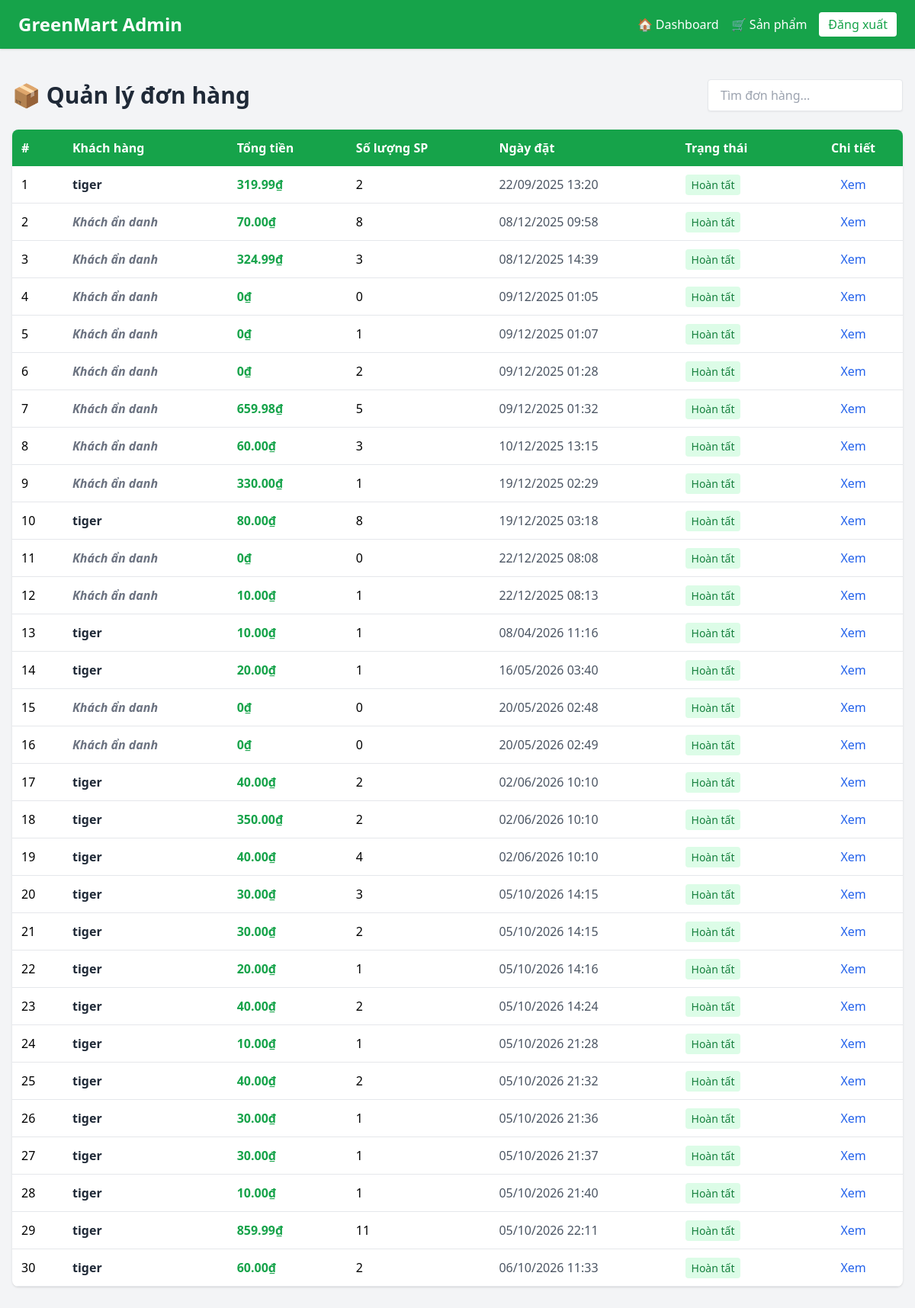
Page /admin_panel/orders/ on the committed database.
### app/models.py (models this page shows, shortened)
class Order(models.Model):
    customer = models.ForeignKey(User, max_length=100, on_delete=models.SET_NULL, null=True, blank=True)
    date_order = models.DateTimeField(max_length=100,auto_now_add=True)
    complete =  models.BooleanField(default=False,null=True,blank=False)
    transaction_id = models.CharField(max_length=100, blank=True, null=True)
    promotion = models.ForeignKey(
        'Promotion', on_delete=models.SET_NULL, null=True, blank=True, related_name='orders'
    )
    @property
    def get_cart_items(self):
        orderitems = self.orderitem_set.all()
        total = sum([item.quantity for item in orderitems])
        return total
    @property
    def get_cart_total(self):
        orderitems = self.orderitem_set.all()
        total = sum(item.get_total for item in orderitems)
        return total

class OrderItem(models.Model):
    product = models.ForeignKey(Product, on_delete=models.SET_NULL, null=True, blank=True)
    order = models.ForeignKey(Order, on_delete=models.SET_NULL, null=True, blank=True)
    quantity = models.IntegerField(default=0, null=True, blank=True)
    date_added = models.DateTimeField(max_length=100,auto_now_add=True)
    @property
    def get_total(self):
        if not self.product:
            return Decimal('0')
        return self.product.price * self.quantity

class Product(models.Model):
    UNIT_CHOICES = [
        ("kg", "Kilogram"),
        ("gr", "Gram"),
        ("bó", "Bó"),
        ("túi", "Túi"),
        ("quả", "Quả"),
    ]
    STATUS_CHOICES = [
        ("available", "Còn hàng"),
        ("out_of_stock", "Hết hàng"),
        ("hidden", "Ẩn"),
    ]
    name = models.CharField(max_length=200)
    slug = models.SlugField(max_length=200, unique=True, blank = True)
    category = models.ForeignKey(Category, on_delete=models.CASCADE, related_name="products")
    description = models.TextField(blank=True, null=True)
    price = models.DecimalField(max_digits=10, decimal_places=2)
    unit = models.CharField(max_length=20, choices=UNIT_CHOICES, default="kg")
    stock = models.PositiveIntegerField(default=0)  # số lượng tồn kho
    status = models.CharField(max_length=20, choices=STATUS_CHOICES, default="available")
    origin = models.CharField(max_length=100, choices=Origin.choices, default=Origin.VIETNAM, blank=True, null=True)   # Việt Nam, Úc, Mỹ...
    image = models.ImageField(upload_to="products/", blank=True, null=True)
    is_featured = models.BooleanField(default=False)   # Sản phẩm nổi bật
    created_at = models.DateTimeField(auto_now_add=True)
    updated_at = models.DateTimeField(auto_now=True)
    user = models.ForeignKey(User, on_delete=models.CASCADE, blank= True, null=True)

### adminpanel/views.py (the view)
# urls.py: path('orders/', views.order_list, name='admin_orders'),
def order_list(request):
    orders = Order.objects.filter(complete = True)
    return render(request, 'orders.html', {'orders': orders})

### adminpanel/templates/orders.html (shortened to what this page needs)
<!DOCTYPE html>
<html lang="vi">
<head>
  <script src="https://cdn.tailwindcss.com"></script>
</head>
<body class="bg-gray-100">
  <nav class="bg-green-600 text-white px-6 py-4 flex justify-between items-center shadow">
    <h1 class="text-2xl font-bold">GreenMart Admin</h1>
    <div class="flex items-center gap-4">
      <a href="/admin_panel/" class="hover:underline">🏠 Dashboard</a>
      <a href="/admin_panel/products/" class="hover:underline">🛒 Sản phẩm</a>
      <a href="#" class="bg-white text-green-600 px-3 py-1 rounded font-medium">Đăng xuất</a>
    </div>
  </nav>
  <main class="max-w-7xl mx-auto py-10 px-4">
    <div class="flex justify-between items-center mb-6">
      <h2 class="text-3xl font-bold text-gray-800">📦 Quản lý đơn hàng</h2>
      <input
        type="text"
        id="searchOrder"
        placeholder="Tìm đơn hàng..."
        class="px-4 py-2 border rounded shadow-sm focus:outline-none focus:ring-2 focus:ring-green-500 w-64"
      >
    </div>
    <div class="bg-white rounded-lg shadow overflow-x-auto">
      <table class="w-full border-collapse text-left">
        <thead class="bg-green-600 text-white">
          <tr>
            <th class="p-3">#</th>
            <th class="p-3">Khách hàng</th>
            <th class="p-3">Tổng tiền</th>
            <th class="p-3">Số lượng SP</th>
            <th class="p-3">Ngày đặt</th>
            <th class="p-3">Trạng thái</th>
            <th class="p-3 text-center">Chi tiết</th>
          </tr>
        </thead>
        <tbody id="orderTable">
          {% for order in orders %}
          <tr class="border-b hover:bg-gray-50 transition">
            <td class="p-3">{{ forloop.counter }}</td>
            <td class="p-3 font-semibold text-gray-800">
              {% if order.customer %}
                {{ order.customer.username }}
              {% else %}
                <span class="text-gray-500 italic">Khách ẩn danh</span>
              {% endif %}
            </td>
            <td class="p-3 text-green-600 font-bold">{{ order.get_cart_total }}₫</td>
            <td class="p-3">{{ order.get_cart_items }}</td>
            <td class="p-3 text-gray-600">{{ order.date_order|date:"d/m/Y H:i" }}</td>
            <td class="p-3">
              {% if order.complete %}
                <span class="px-2 py-1 bg-green-100 text-green-700 rounded text-sm">Hoàn tất</span>
              {% else %}
                <span class="px-2 py-1 bg-yellow-100 text-yellow-700 rounded text-sm">Đang xử lý</span>
              {% endif %}
            </td>
            <td class="p-3 text-center">
              <button
                onclick="toggleDetails('{{ order.id }}')"
                class="text-blue-600 hover:underline"
              >
                Xem
              </button>
            </td>
          </tr>
          {% empty %}
          <tr>
            <td colspan="7" class="text-center text-gray-500 py-6">Không có đơn hàng nào</td>
          </tr>
          {% endfor %}
        </tbody>
      </table>
    </div>
  </main>
</body>
</html>

### rows in the picture
Order: customer.username "tiger", get_cart_total "319.99", get_cart_items "2", date_order "22/09/2025 13:20", complete "Hoàn tất"
Order: shows "Khách ẩn danh", get_cart_total "70.00", get_cart_items "8", date_order "08/12/2025 09:58", complete "Hoàn tất"
Order: shows "Khách ẩn danh", get_cart_total "324.99", get_cart_items "3", date_order "08/12/2025 14:39", complete "Hoàn tất"
Order: shows "Khách ẩn danh", get_cart_total "0", get_cart_items "0", date_order "09/12/2025 01:05", complete "Hoàn tất"
Order: shows "Khách ẩn danh", get_cart_total "0", get_cart_items "1", date_order "09/12/2025 01:07", complete "Hoàn tất"
Order: shows "Khách ẩn danh", get_cart_total "0", get_cart_items "2", date_order "09/12/2025 01:28", complete "Hoàn tất"
Order: shows "Khách ẩn danh", get_cart_total "659.98", get_cart_items "5", date_order "09/12/2025 01:32", complete "Hoàn tất"
Order: shows "Khách ẩn danh", get_cart_total "60.00", get_cart_items "3", date_order "10/12/2025 13:15", complete "Hoàn tất"
Order: shows "Khách ẩn danh", get_cart_total "330.00", get_cart_items "1", date_order "19/12/2025 02:29", complete "Hoàn tất"
Order: customer.username "tiger", get_cart_total "80.00", get_cart_items "8", date_order "19/12/2025 03:18", complete "Hoàn tất"
Order: shows "Khách ẩn danh", get_cart_total "0", get_cart_items "0", date_order "22/12/2025 08:08", complete "Hoàn tất"
Order: shows "Khách ẩn danh", get_cart_total "10.00", get_cart_items "1", date_order "22/12/2025 08:13", complete "Hoàn tất"
Order: customer.username "tiger", get_cart_total "10.00", get_cart_items "1", date_order "08/04/2026 11:16", complete "Hoàn tất"
Order: customer.username "tiger", get_cart_total "20.00", get_cart_items "1", date_order "16/05/2026 03:40", complete "Hoàn tất"
Order: shows "Khách ẩn danh", get_cart_total "0", get_cart_items "0", date_order "20/05/2026 02:48", complete "Hoàn tất"
Order: shows "Khách ẩn danh", get_cart_total "0", get_cart_items "0", date_order "20/05/2026 02:49", complete "Hoàn tất"
Order: customer.username "tiger", get_cart_total "40.00", get_cart_items "2", date_order "02/06/2026 10:10", complete "Hoàn tất"
Order: customer.username "tiger", get_cart_total "350.00", get_cart_items "2", date_order "02/06/2026 10:10", complete "Hoàn tất"
Order: customer.username "tiger", get_cart_total "40.00", get_cart_items "4", date_order "02/06/2026 10:10", complete "Hoàn tất"
Order: customer.username "tiger", get_cart_total "30.00", get_cart_items "3", date_order "05/10/2026 14:15", complete "Hoàn tất"
Order: customer.username "tiger", get_cart_total "30.00", get_cart_items "2", date_order "05/10/2026 14:15", complete "Hoàn tất"
Order: customer.username "tiger", get_cart_total "20.00", get_cart_items "1", date_order "05/10/2026 14:16", complete "Hoàn tất"
Order: customer.username "tiger", get_cart_total "40.00", get_cart_items "2", date_order "05/10/2026 14:24", complete "Hoàn tất"
Order: customer.username "tiger", get_cart_total "10.00", get_cart_items "1", date_order "05/10/2026 21:28", complete "Hoàn tất"
Order: customer.username "tiger", get_cart_total "40.00", get_cart_items "2", date_order "05/10/2026 21:32", complete "Hoàn tất"
Order: customer.username "tiger", get_cart_total "30.00", get_cart_items "1", date_order "05/10/2026 21:36", complete "Hoàn tất"
Order: customer.username "tiger", get_cart_total "30.00", get_cart_items "1", date_order "05/10/2026 21:37", complete "Hoàn tất"
Order: customer.username "tiger", get_cart_total "10.00", get_cart_items "1", date_order "05/10/2026 21:40", complete "Hoàn tất"
Order: customer.username "tiger", get_cart_total "859.99", get_cart_items "11", date_order "05/10/2026 22:11", complete "Hoàn tất"
Order: customer.username "tiger", get_cart_total "60.00", get_cart_items "2", date_order "06/10/2026 11:33", complete "Hoàn tất"
